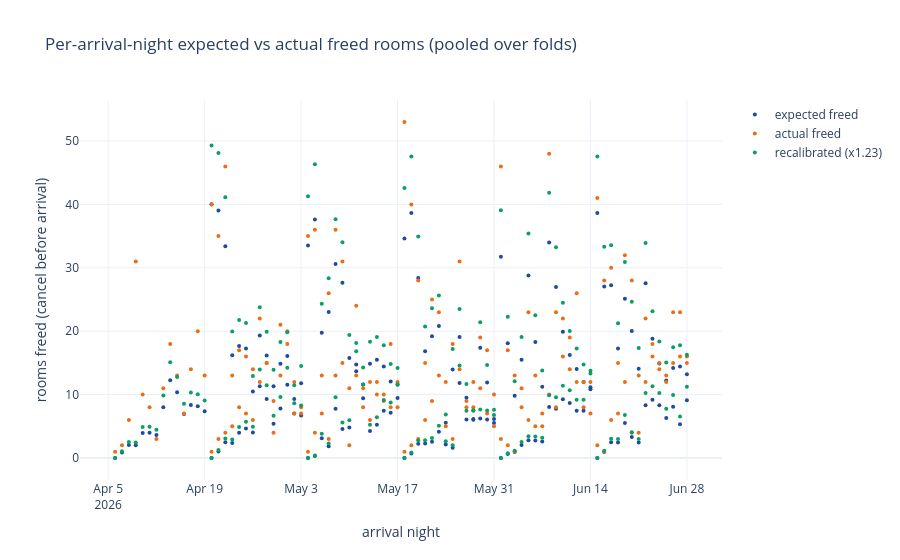

Notebook source saved alongside this figure:
### Markdown cell above
**(b) Per-night aggregate calibration - what overbooking actually needs.** Sum the
per-booking probabilities over an arrival night → expected freed rooms, with the
Poisson-binomial variance `Σ p(1-p)`. Even when (a) is fine, two things bite: a tiny
per-booking bias becomes a **material % bias** once summed (fix: a multiplicative
`recalibration_factor` fit on validation), and cancellations are **correlated** within
a night (events, groups) → real variance > Poisson-binomial → **overdispersion φ>1** →
naïve intervals too narrow (fix: widen sd by √φ). Both need MANY nights - the old cell
used one fold (~14 nights = noise); we **pool over all folds**.

### Code cell
_step("pooled per-night calibration (heavy)...")
pn = HZ.walk_forward_per_night(n_folds=6, horizon_days=14, step_days=14, seed=RANDOM_STATE)
cov = HZ.coverage_report(pn); r = HZ.recalibration_factor(pn)
print(f"pooled per-night (n_nights={len(pn):,}):")
print(f"  overdispersion phi = {cov['phi']:.2f}  (>1 => correlated cancellations; widen sd by sqrt(phi) = {cov['phi']**0.5:.1f}x)")
print(f"  aggregate bias      = {cov['bias_pct']:+.1f}%   -> multiplicative recalibration factor = {r:.3f}")
for lvl in (50, 90, 95):
    print(f"  coverage @ {lvl}%: raw {cov.get(f'cov{lvl}', float('nan')):.2f}  vs  sqrt(phi)-adjusted {cov.get(f'cov{lvl}_adj', float('nan')):.2f}")
pn2 = pn.sort_values("arrival_date")
fig = go.Figure()
fig.add_scatter(x=pn2["arrival_date"], y=pn2["exp"], mode="markers", marker=dict(color=BRAND["blue"], size=4), name="expected freed")
fig.add_scatter(x=pn2["arrival_date"], y=pn2["act"], mode="markers", marker=dict(color=BRAND["orange"], size=4), name="actual freed")
fig.add_scatter(x=pn2["arrival_date"], y=pn2["exp"]*r, mode="markers", marker=dict(color=BRAND["green"], size=4), name=f"recalibrated (x{r:.2f})")
fig.update_layout(title="Per-arrival-night expected vs actual freed rooms (pooled over folds)",
                  xaxis_title="arrival night", yaxis_title="rooms freed (cancel before arrival)")
fig.show()

### Figure 1 — Plotly figure (JSON) as saved in the notebook; plotly's stock layout.template omitted (floating-point values rounded to 4 significant figures; data arrays with more than 128 entries replaced by an {"elided": "..."} marker saying what was removed)
{"data": [{"marker": {"color": "#1E4BA1", "size": 4}, "mode": "markers", "name": "expected freed", "type": "scatter", "x": {"elided": "154 str values"}, "y": {"elided": "154 float values"}}, {"marker": {"color": "#EB6E14", "size": 4}, "mode": "markers", "name": "actual freed", "type": "scatter", "x": {"elided": "154 str values"}, "y": {"elided": "154 int values"}}, {"marker": {"color": "#08A064", "size": 4}, "mode": "markers", "name": "recalibrated (x1.23)", "type": "scatter", "x": {"elided": "154 str values"}, "y": {"elided": "154 float values"}}], "layout": {"title": {"text": "Per-arrival-night expected vs actual freed rooms (pooled over folds)"}, "xaxis": {"title": {"text": "arrival night"}}, "yaxis": {"title": {"text": "rooms freed (cancel before arrival)"}}}}
